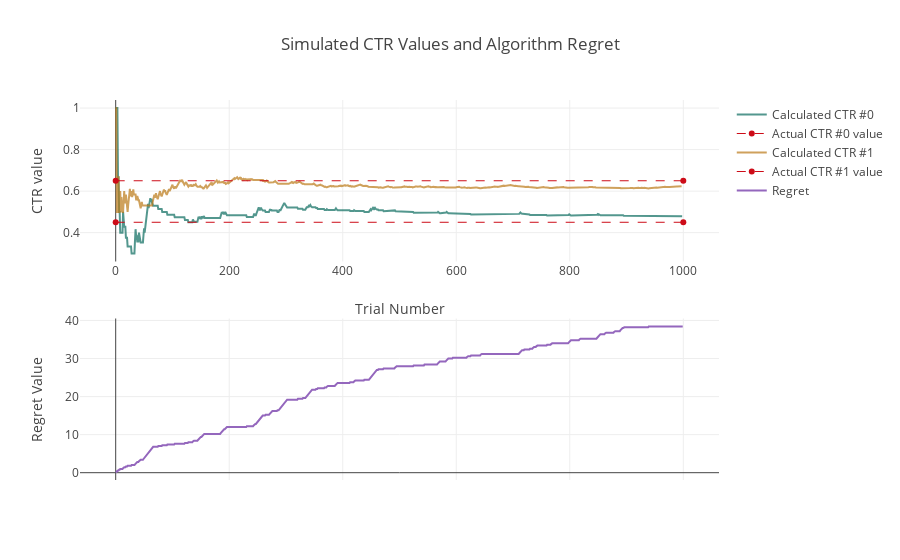

Here is the notebook cell this chart was saved with:
### Code cell
algorithm_performance()

### Figure 1 — Plotly figure (JSON) as saved in the notebook; plotly's stock layout.template omitted (floating-point values rounded to 4 significant figures; data arrays with more than 128 entries replaced by an {"elided": "..."} marker saying what was removed)
{"data": [{"line": {"color": "rgba(10, 108, 94, .7)", "width": 2}, "name": "Calculated CTR #0", "type": "scatter", "x": {"elided": "1000 int values"}, "xaxis": "x1", "y": {"elided": "999 float values"}, "yaxis": "y1"}, {"line": {"color": "rgb(205, 12, 24)", "dash": "dash", "width": 1}, "name": "Actual CTR #0 value", "type": "scatter", "x": [0, 1000], "xaxis": "x1", "y": [0.45, 0.45], "yaxis": "y1"}, {"line": {"color": "rgba(187, 121, 24, .7)", "width": 2}, "name": "Calculated CTR #1", "type": "scatter", "x": {"elided": "1000 int values"}, "xaxis": "x1", "y": {"elided": "998 float values"}, "yaxis": "y1"}, {"line": {"color": "rgb(205, 12, 24)", "dash": "dash", "width": 1}, "name": "Actual CTR #1 value", "type": "scatter", "x": [0, 1000], "xaxis": "x1", "y": [0.65, 0.65], "yaxis": "y1"}, {"name": "Regret", "type": "scatter", "x": {"elided": "1000 int values"}, "xaxis": "x1", "y": {"elided": "1000 float values"}, "yaxis": "y2"}], "layout": {"title": "Simulated CTR Values and Algorithm Regret", "xaxis": {"title": "Trial Number"}, "xaxis1": {"anchor": "y2", "domain": [0, 1]}, "yaxis1": {"anchor": "free", "domain": [0.575, 1], "position": 0, "title": "CTR value"}, "yaxis2": {"anchor": "x1", "domain": [0, 0.425], "title": "Regret Value"}}}
